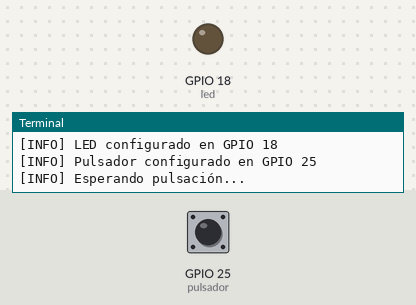
The program below on a simulated Raspberry Pi (BCM pin numbers). Parts: output pins drawn as LEDs (lit = HIGH), the last lines printed to the terminal. The inputs (shaded band) are chosen by the test bench; at power-on: GPIO 25 (pulsador) HIGH.

Above: at 1.2 s.
1.3 s: GPIO 25 (pulsador) pulled LOW for 0.15 s
At 1.4 s:
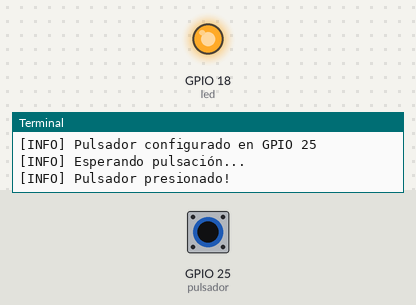
3.0 s: GPIO 25 (pulsador) pulled LOW for 3.2 s
At 7.3 s:
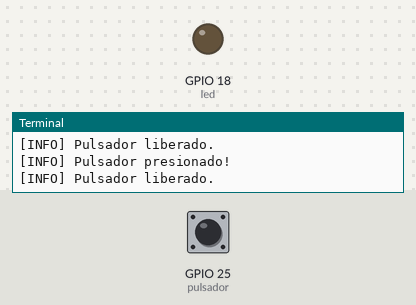
Timing chart, 0 to 8.8 s (numbered marks = the images above; inputs shaded):
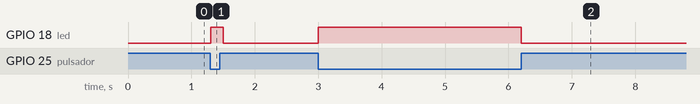

Measured:
- after the input at 1.3 s, GPIO 18 (led): LOW → HIGH at once, → LOW 0.20 s later
- after the input at 3.0 s, GPIO 18 (led): LOW → HIGH at once, → LOW 3.2 s later

The program:

poogpiozero.py
```python
from gpiozero import LED, Button
from time import sleep

pin_led = 18
pin_pulsador = 25

led = LED(pin_led)
pulsador = Button(pin_pulsador)

print(f"[INFO] LED configurado en GPIO {pin_led}")
print(f"[INFO] Pulsador configurado en GPIO {pin_pulsador}")
print("[INFO] Esperando pulsación...")

while True:
    if pulsador.is_pressed:
      print("[INFO] Pulsador presionado!")
      led.on()
      sleep(0.2)
      while pulsador.is_pressed:
        sleep(0.1)
      print("[INFO] Pulsador liberado.")
      led.off()
      sleep(0.5)
    else:
      led.off()
      sleep(0.1)
```
